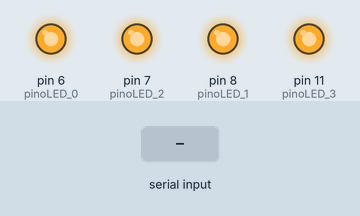
The sketch below on a simulated Arduino Uno, built with avr-gcc and run on an emulated ATmega328P. On the bench: output pins drawn as LEDs (lit = HIGH). Inputs (shaded band) come from the test bench.

Above: at 1.2 s.
1.3 s: "0" received over Serial
At 1.9 s:
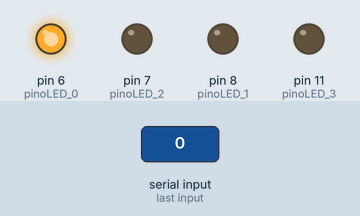
2.8 s: "1" received over Serial
At 4.0 s:
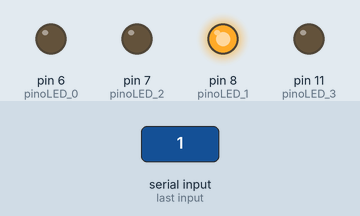
4.3 s: "2" received over Serial
At 5.4 s:
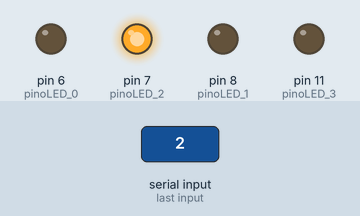
5.8 s: "3" received over Serial
At 6.5 s:
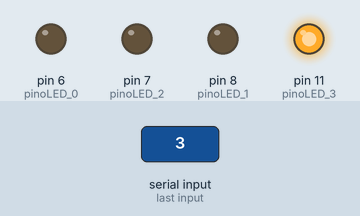
Timing chart, 0 to 8.3 s (numbered marks = the images above; inputs shaded):
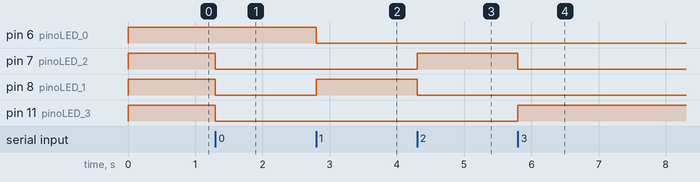

The sketch:

ard_t.ino
```cpp
const int pinoLED_0 = 6;
const int pinoLED_1 = 8;
const int pinoLED_2 = 7;
const int pinoLED_3 = 11;


void setup() {
  // put your setup code here, to run once:
  pinMode(pinoLED_0, OUTPUT);  // Definindo o pino como OUTPUT
  pinMode(pinoLED_1, OUTPUT);  // Definindo o pino como OUTPUT
  pinMode(pinoLED_2, OUTPUT);  // Definindo o pino como OUTPUT
  pinMode(pinoLED_3, OUTPUT);  // Definindo o pino como OUTPUT

  Serial.begin(9600);          // Velocidade padrão da porta de conexão

  digitalWrite(pinoLED_0,HIGH);
  digitalWrite(pinoLED_1,HIGH);
  digitalWrite(pinoLED_2,HIGH);
  digitalWrite(pinoLED_3,HIGH);
}

void loop() {
  // put your main code here, to run repeatedly:
  char leitura = Serial.read();

  if(leitura == '0'){
    digitalWrite(pinoLED_0,HIGH);
    digitalWrite(pinoLED_1,LOW);
    digitalWrite(pinoLED_2,LOW);
    digitalWrite(pinoLED_3,LOW);
  }else if(leitura == '1'){
    digitalWrite(pinoLED_0,LOW);
    digitalWrite(pinoLED_1,HIGH);
    digitalWrite(pinoLED_2,LOW);
    digitalWrite(pinoLED_3,LOW);
  }else if(leitura == '2'){
    digitalWrite(pinoLED_0,LOW);
    digitalWrite(pinoLED_1,LOW);
    digitalWrite(pinoLED_2,HIGH);
    digitalWrite(pinoLED_3,LOW);
  }else if(leitura == '3'){
    digitalWrite(pinoLED_0,LOW);
    digitalWrite(pinoLED_1,LOW);
    digitalWrite(pinoLED_2,LOW);
    digitalWrite(pinoLED_3,HIGH);
  }

}
```

Measured:
- after the input at 1.3 s, pin 7 (pinoLED_2), pin 8 (pinoLED_1), pin 11 (pinoLED_3): HIGH → LOW at once
- after the input at 2.8 s, pin 6 (pinoLED_0): HIGH → LOW at once; pin 8 (pinoLED_1): LOW → HIGH at once
- after the input at 4.3 s, pin 7 (pinoLED_2): LOW → HIGH at once; pin 8 (pinoLED_1): HIGH → LOW at once
- after the input at 5.8 s, pin 7 (pinoLED_2): HIGH → LOW at once; pin 11 (pinoLED_3): LOW → HIGH at once
